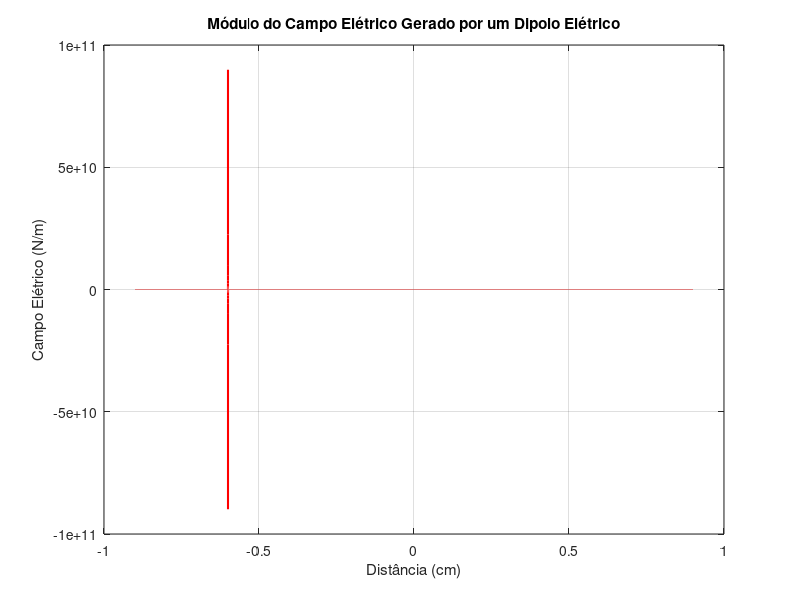

Here is the MATLAB script that generated this plot:
%Laboratorio de Eletromagnetismo - Eng. Eletrica
%Pratica 01 - Lei de Coulomb e Campos Eletricos
%29/10/2021
%Gabriel Arantes e Larissa Braga
%Questao 1 - Dipolo Eletrico

clc;
clear all;
close all;
format long e; %Definicao do tipo de variavel usada
%%
%Definicao das constantes

q1 = 1e-9; %Carga 1
q2 = -1e-9; %Carga 2

posx1 = 60e-2; %Localizacao da Carga 1 no eixo x
posx2 = -60e-2; %Localizacao da Carga 2 no eixo x

e0 = 8.854e-12; %Permissividade eletrica no vacuo
k = 1/(4*pi*e0); %Constante Lei de Coulomb

dominio1 = -90e-2; %Limite inferior do dominio a ser analisado
dominio2 = 90e-2; %Limite superior do dominio a ser analisado

%%
%%Item a - Vetor intensidade do campo eletrico no eixo x
x = dominio1:0.001e-2:dominio2; %Vetor com pontos do dominio para tracar o grafico

%Calculo do denominador da lei de Coulomb para as duas cargas do dipolo
d1x = (sqrt((x-posx1).^2)).^3; 
d2x = (sqrt((x-posx2).^2)).^3;

E1x = ((k*q1)*(x-posx1))./(d1x);
E2x = ((k*q2)*(x-posx2))./(d2x);

E = E1x+E2x;

figure(1)
plot(x,E1x, '-b', 'linewidth', 1.5),grid;
plot(x,E2x, '-r', 'linewidth', 1.5),grid;
title("Módulo do Campo Elétrico Gerado por um Dipolo Elétrico");
xlabel("Distância (cm)");
ylabel("Campo Elétrico (N/m)");



%%
